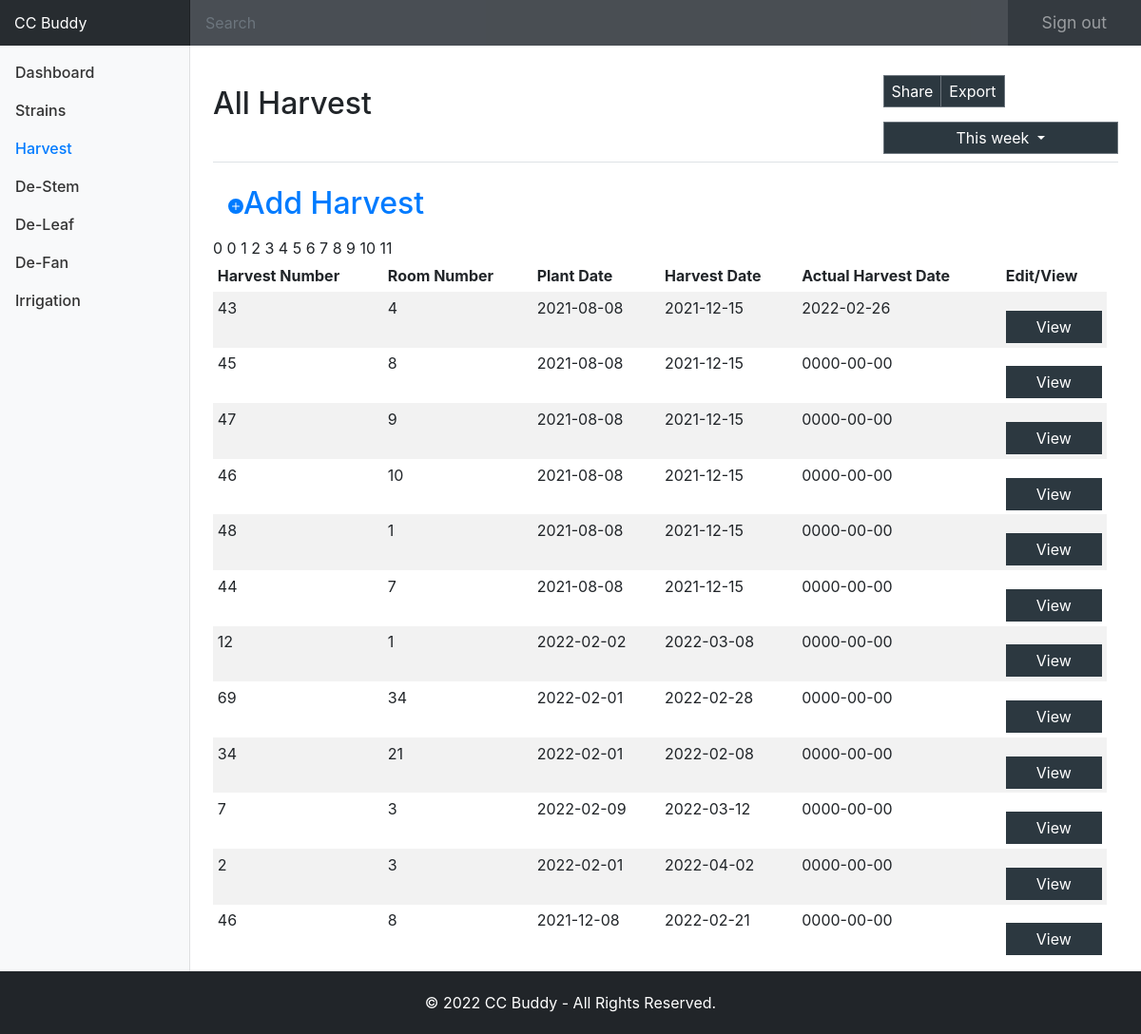
The app's page /all_harvest.php with its own data.
### tables this page shows
CREATE TABLE `harvest` (
  `harvest_id` int(11) NOT NULL,
  `harvest_num` int(11) NOT NULL,
  `room_num` int(11) NOT NULL,
  `plant_date` date NOT NULL,
  `harvest_date` date NOT NULL,
  `actual_harvest_date` date NOT NULL
);

### app/classes/class.Database.php (called while the page is built, shortened)
<?php
class Database
{
    public $server = 'localhost';
    public $username = 'root';
    public $password = 'Azsxdcfvgb1';
    public $dbname = 'ccbuddy';
    public function db_connect()
    {
        $mysqli = new mysqli($this->server, $this->username, $this->password, $this->dbname);
        return $mysqli;
    }
}
?>

### app/classes/class.Harvest.php (called while the page is built, shortened)
<?php
class Harvest {
    public static function getAllHarvest(){
        global $database;
        $sql = "SELECT * FROM harvest ";
        $result = mysqli_query($database->db_connect(), $sql);
        return $result;
    }
}

### app/initialize.php (called while the page is built, shortened)
<?php
	require_once('classes/class.Database.php');
	require_once('classes/class.Harvest.php');
    $database = new Database();
?>

### all_harvest.php (the view, shortened to what this page needs)
<?php require_once('app/initialize.php');
$pageTitle = 'All Harvest';
$harvest = new Harvest();
$allHarvest = $harvest->getAllHarvest();
include('app/includes/layout/header.php');
?>
<div class="container-fluid">
  <div class="row">
    <nav class="col-md-2 d-none d-md-block bg-light sidebar">
      <div class="sidebar-sticky">
        <ul class="nav flex-column">
          <li class="nav-item">
            <a class="nav-link" href="index.php">
              Dashboard
            </a>
          </li>
          <li class="nav-item">
            <a class="nav-link" href="all_strains.php">
              Strains
            </a>
          </li>
          <li class="nav-item">
            <a class="nav-link active" href="all_harvest.php">
              Harvest<span class="sr-only">(current)</span>
            </a>
          </li>
          <li class="nav-item">
            <a class="nav-link" href="all_stems.php">
              De-Stem
            </a>
          </li>
          <li class="nav-item">
            <a class="nav-link" href="#">
              De-Leaf
            </a>
          </li>
          <li class="nav-item">
            <a class="nav-link" href="#">
              De-Fan
            </a>
          </li>
          <li class="nav-item">
            <a class="nav-link" href="#">
              Irrigation
            </a>
          </li>
        </ul>
      </div>
    </nav>
    <main role="main" class="col-md-9 ml-sm-auto col-lg-10 px-4 clearfooter">
      <div class="d-flex justify-content-between flex-wrap flex-md-nowrap align-items-center pt-3 pb-2 mb-3 border-bottom">
        <h1 class="h2"><?= $pageTitle; ?></h1>
        <div class="btn-toolbar mb-2 mb-md-0">
          <div class="btn-group mr-2">
            <button type="button" class="btn btn-sm btn-outline-secondary">Share</button>
            <button type="button" class="btn btn-sm btn-outline-secondary">Export</button>
          </div>
          <button type="button" class="btn btn-sm btn-outline-secondary dropdown-toggle">
            This week
          </button>
        </div>
      </div>
      <h2><a class="nav-link" href="add-harvest.php"><svg xmlns="http://www.w3.org/2000/svg" width="16" height="16" fill="currentColor" class="bi bi-plus-circle-fill" viewBox="0 0 16 16">
<path d="M16 8A8 8 0 1 1 0 8a8 8 0 0 1 16 0zM8.5 4.5a.5.5 0 0 0-1 0v3h-3a.5.5 0 0 0 0 1h3v3a.5.5 0 0 0 1 0v-3h3a.5.5 0 0 0 0-1h-3v-3z"></path>
</svg>Add Harvest</a></h2>
      <div class="table-responsive">
        <table class="table table-striped table-sm">
          <thead>
            <tr>
              <th>Harvest Number</th>
              <th>Room Number</th>
              <th>Plant Date</th>
              <th>Harvest Date</th>
              <th>Actual Harvest Date</th>
              <th>Edit/View<th>
            </tr>
          </thead>
          <tbody>
            <?=
                $harvestCount = 0;
                foreach ($allHarvest as $harvest):
            ?>
            <tr>
              <td><?= $harvest['harvest_num']; ?></td>
              <td><?= $harvest['room_num']; ?></td>
              <td><?= $harvest['plant_date']; ?></td>
              <td><?= $harvest['harvest_date']; ?></td>
              <td><?= $harvest['actual_harvest_date']; ?></td>
              <td><a href="harvest.php?id=<?= $harvest['harvest_id']; ?>" class="btn btn-default btn-sm
                ">View</a>
            </tr>
            <?=
                $harvestCount++; endforeach;
            ?>
          </tbody>
        </table>
      </div>
    </main>
  </div>
</div>
</body>
<?php include('app/includes/layout/footer.php'); ?>

### assets/css/dashboard.css (style rules this page uses)
body { font-size: .875rem; }
.sidebar { position: fixed; top: 0; bottom: 0; left: 0; z-index: 100; padding: 48px 0 0; box-shadow: inset -1px 0 0 rgba(0, 0, 0, .1); }
.sidebar-sticky { position: relative; top: 0; height: calc(100vh - 48px); padding-top: .5rem; overflow-x: hidden; overflow-y: auto; }
.sidebar .nav-link { font-weight: 500; color: #333; }
.sidebar .nav-link.active { color: #007bff; }
[role="main"] { padding-top: 133px; }
@media (min-width: 768px) { [role="main"] { padding-top: 48px; } }
.clearfooter { padding-bottom: 62px; }

### records on screen
harvest: harvest_num "43", room_num "4", plant_date "2021-08-08", harvest_date "2021-12-15", actual_harvest_date "2022-02-26"
harvest: harvest_num "45", room_num "8", plant_date "2021-08-08", harvest_date "2021-12-15", actual_harvest_date "0000-00-00"
harvest: harvest_num "47", room_num "9", plant_date "2021-08-08", harvest_date "2021-12-15", actual_harvest_date "0000-00-00"
harvest: harvest_num "46", room_num "10", plant_date "2021-08-08", harvest_date "2021-12-15", actual_harvest_date "0000-00-00"
harvest: harvest_num "48", room_num "1", plant_date "2021-08-08", harvest_date "2021-12-15", actual_harvest_date "0000-00-00"
harvest: harvest_num "44", room_num "7", plant_date "2021-08-08", harvest_date "2021-12-15", actual_harvest_date "0000-00-00"
harvest: harvest_num "12", room_num "1", plant_date "2022-02-02", harvest_date "2022-03-08", actual_harvest_date "0000-00-00"
harvest: harvest_num "69", room_num "34", plant_date "2022-02-01", harvest_date "2022-02-28", actual_harvest_date "0000-00-00"
harvest: harvest_num "34", room_num "21", plant_date "2022-02-01", harvest_date "2022-02-08", actual_harvest_date "0000-00-00"
harvest: harvest_num "7", room_num "3", plant_date "2022-02-09", harvest_date "2022-03-12", actual_harvest_date "0000-00-00"
harvest: harvest_num "2", room_num "3", plant_date "2022-02-01", harvest_date "2022-04-02", actual_harvest_date "0000-00-00"
harvest: harvest_num "46", room_num "8", plant_date "2021-12-08", harvest_date "2022-02-21", actual_harvest_date "0000-00-00"

### other values on screen
$pageTitle "All Harvest"
$companyName "CC Buddy"
